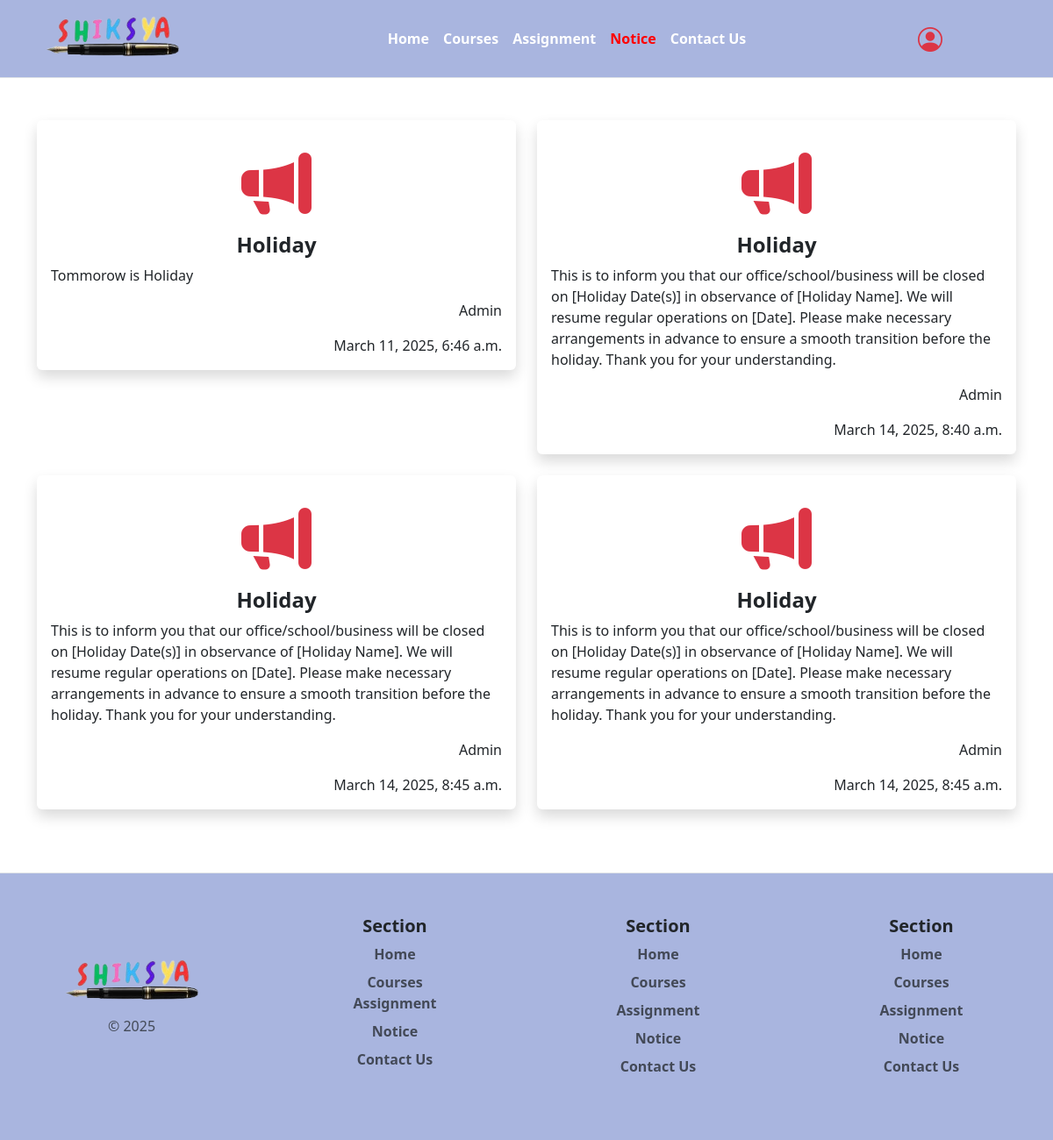
The app's page /notice with its own data.
### userpages/models.py (models this page shows, shortened)
class Notice(models.Model):
    title= models.CharField(max_length=500)
    content= models.TextField()
    created_at = models.DateTimeField(auto_now_add=True)
    author=models.CharField(max_length=200)

### userpages/views.py (the view)
# urls.py: path('notice',notice,name='notice'),
def notice(request):
    context = {
        'notice' : Notice.objects.all()
    }
    return render(request,"userpage/notice.html",context)

### templates/userpage/notice.html
{% extends "base.html" %}
{% block main-content %}
<div class="container d-flex justify-content-center my-5">
    <div class="row justify-content-center">
        {% for item in notice %}
        <div class="col-md-8 col-sm-12 col-lg-6 mb-4">
            <div class="card shadow border-0">
                <div class="card-body">
                    <i class="bi bi-megaphone-fill d-flex justify-content-center py-3 text-danger display-1"></i>
                    <h4 class="card-title text-center fw-bold">{{ item.title }}</h4>
                    <p class="card-text">{{ item.content }}</p>
                    <p class="card-text text-end">{{ item.author }}</p>
                    <p class="card-text text-end">{{ item.created_at }}</p>
                </div>
            </div>
        </div>
        {% endfor %}
    </div>
</div>
{% endblock main-content %}

### static/css/style.css (style rules this page uses)
:root { --main-color:#5e17eb; }

### records on screen
Notice: title "Holiday", content "Tommorow is Holiday", author "Admin", created_at "March 11, 2025, 6:46 a.m."
Notice: title "Holiday", content "This is to inform you that our office/school/business will be closed on [Holiday Date(s)] in observance of [Holiday Name]. We will resume regular operations on [Date]. Please make necessary arrangements in advance to ensure a smooth transition before the holiday. Thank you for your understanding.", author "Admin", created_at "March 14, 2025, 8:40 a.m."
Notice: title "Holiday", content "This is to inform you that our office/school/business will be closed on [Holiday Date(s)] in observance of [Holiday Name]. We will resume regular operations on [Date]. Please make necessary arrangements in advance to ensure a smooth transition before the holiday. Thank you for your understanding.", author "Admin", created_at "March 14, 2025, 8:45 a.m."
Notice: title "Holiday", content "This is to inform you that our office/school/business will be closed on [Holiday Date(s)] in observance of [Holiday Name]. We will resume regular operations on [Date]. Please make necessary arrangements in advance to ensure a smooth transition before the holiday. Thank you for your understanding.", author "Admin", created_at "March 14, 2025, 8:45 a.m."
